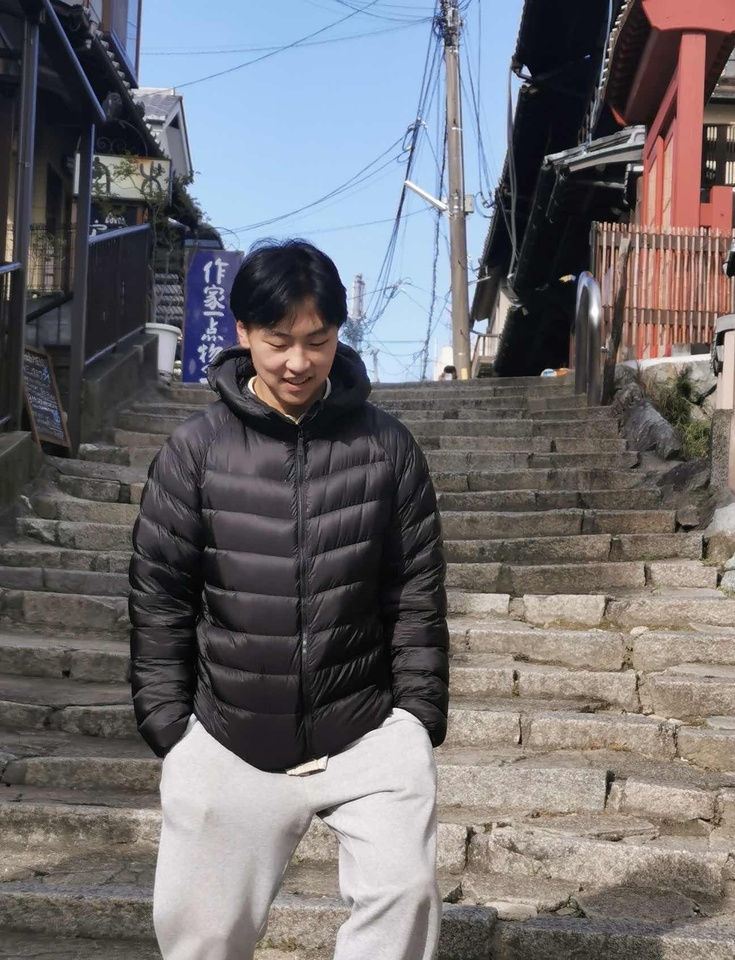
#> input picture menotflipped.JPG, 735 x 960 px, shrunk from 1297 x 1694 before the run
$ python flip.py
#> lines starting #> are read from the running program, lines starting #| are printed output that depends on the picture
from PIL import Image

image_path = "menotflipped.JPG"
print("Opening Image...")
image = Image.open(image_path)
#> image is the input picture: PIL image 735x960 RGB; mean R, G, B 111, 108.5, 111.3
print("Image opened successfully!")
print(image.size)
#| (735, 960)

# Flip the image horizontally
flipped_image = image.transpose(Image.FLIP_LEFT_RIGHT)
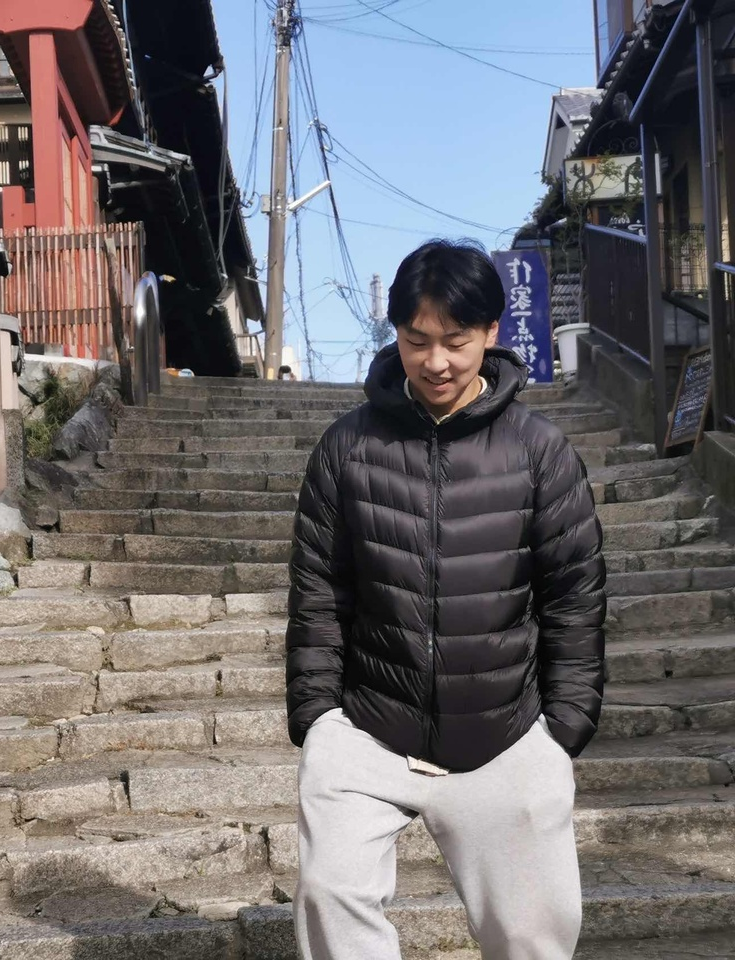
#> flipped_image: PIL image 735x960 RGB; mean R, G, B 111, 108.5, 111.3

flipped_image.save("me.JPG", "JPEG")

print("Flipped image saved as me.JPG")

$ run again, with Media/mypicture.jpg copied over menotflipped.JPG
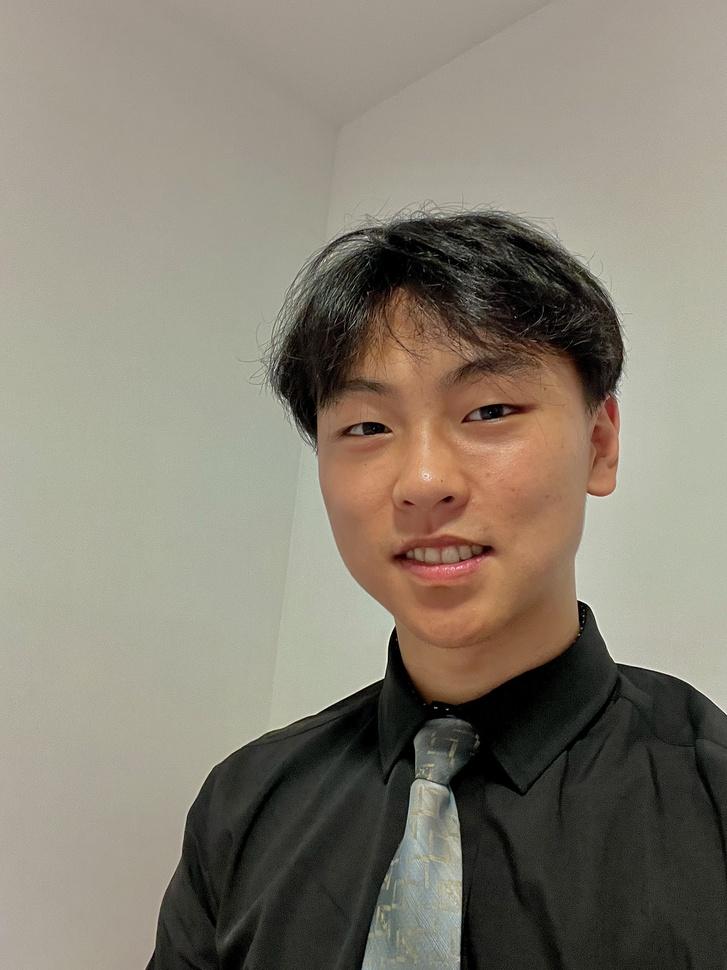
#> input picture Media/mypicture.jpg, 727 x 970 px, shrunk from 2316 x 3088 before the run
#> image is the input picture: PIL image 727x970 RGB; mean R, G, B 134.4, 127.5, 114.2
#| (727, 970)
#> `flipped_image = image.transpose(Image.FLIP_LEFT_RIGHT)`:
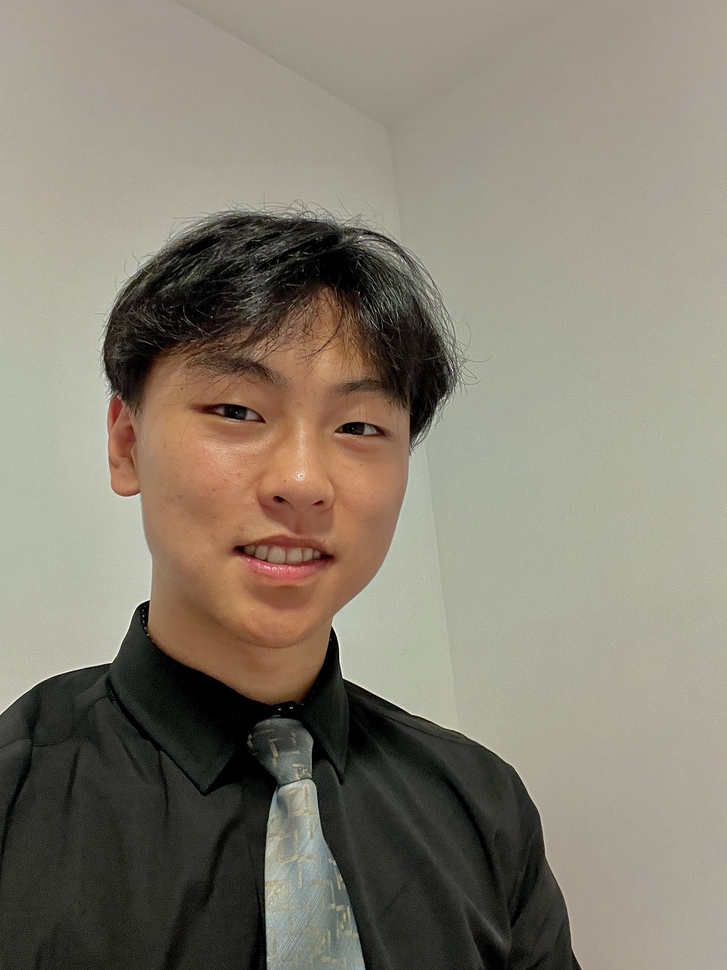
#> flipped_image: PIL image 727x970 RGB; mean R, G, B 134.4, 127.5, 114.2

$ run again, with Media/UCLA.jpeg copied over menotflipped.JPG
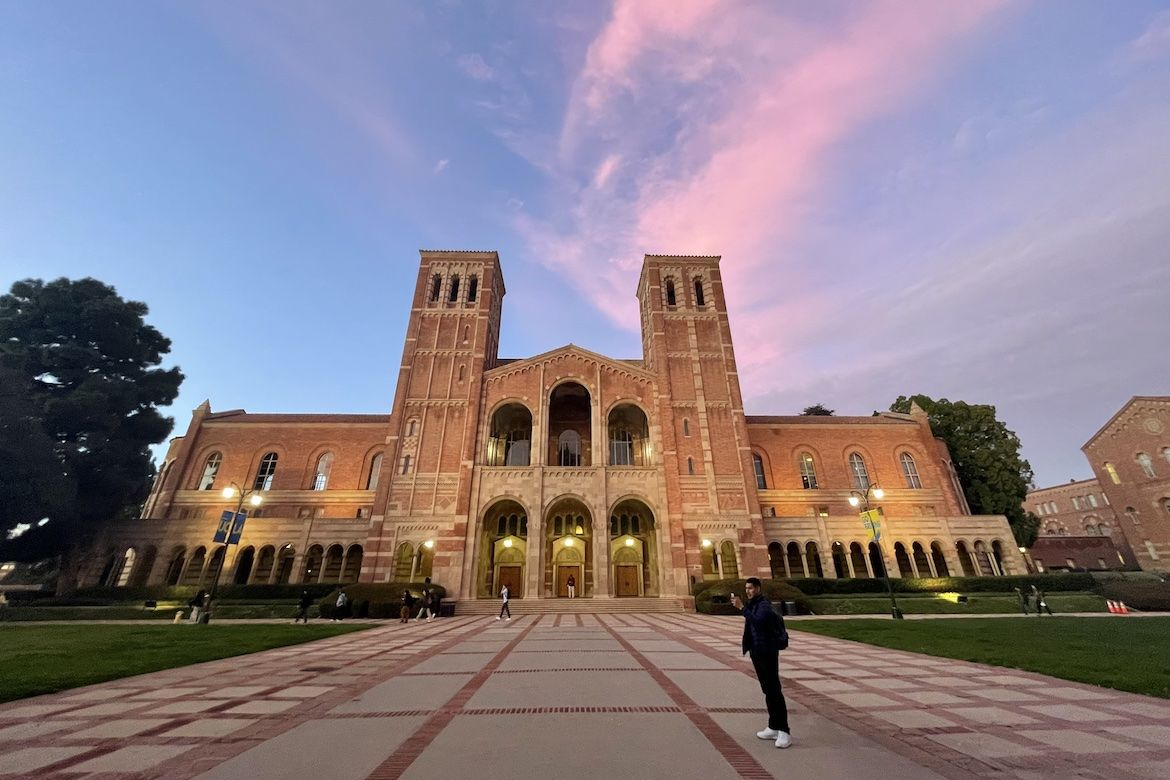
#> input picture Media/UCLA.jpeg, 1170 x 780 px
#> image is the input picture: PIL image 1170x780 RGB; mean R, G, B 136.4, 125.7, 135.1
#| (1170, 780)
#> `flipped_image = image.transpose(Image.FLIP_LEFT_RIGHT)`:
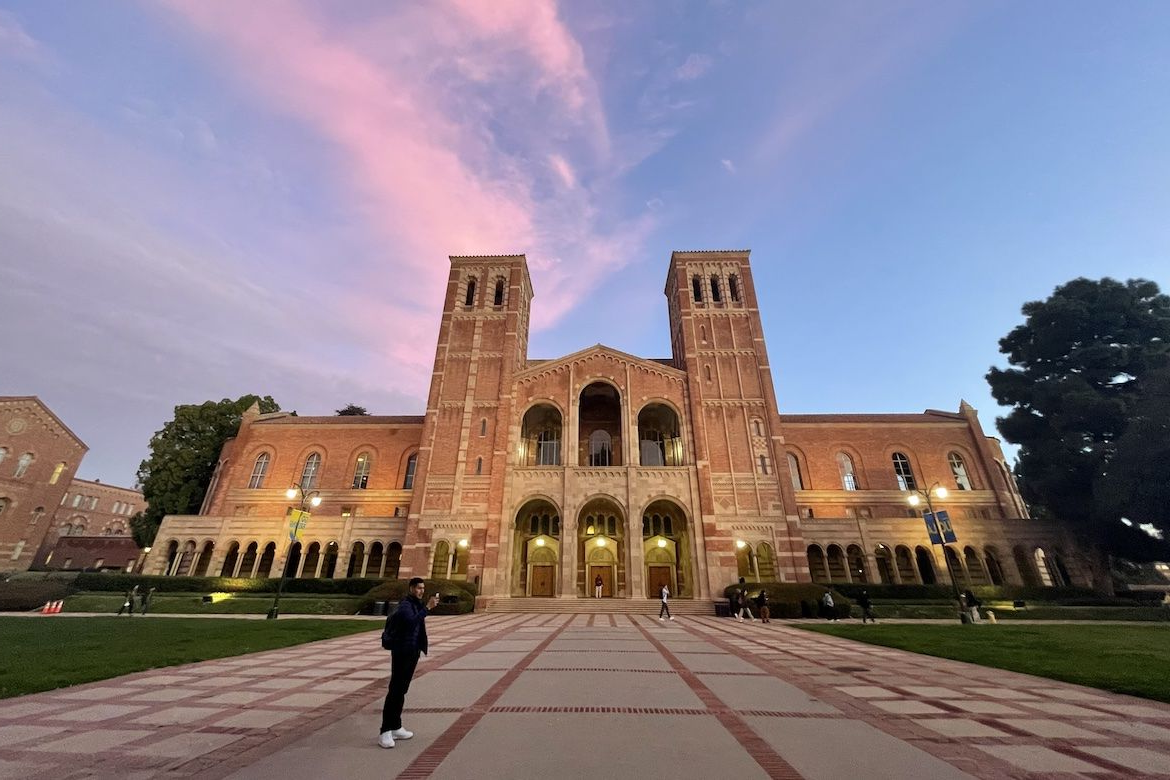
#> flipped_image: PIL image 1170x780 RGB; mean R, G, B 136.4, 125.7, 135.1
